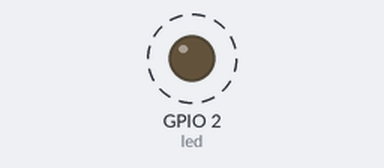
Recording of a program running on a simulated ESP32 board running MicroPython. Parts: output pins drawn as LEDs (lit = HIGH). Dashed ring = blinking.

Above: at 0.2 s.
Timing chart, 0 to 3.0 s (numbered marks = the images above):
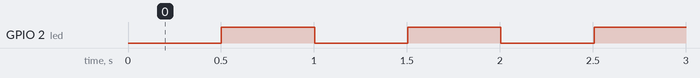

The program:

led_toggle_without_delay.py
```python
# file: led_toggle_without_delay.py
# date: 2020-04-23

from machine import Pin
from micropython import const
import utime as time

LED_GPIO = const(2)
led = Pin(LED_GPIO, Pin.OUT)

interval = const(500)
prev_tick_msec = 0

def toggle(p):
    p.value(not p.value() ) # toggle pin

try:
    while True:
        now = time.ticks_ms()
        if time.ticks_diff(now, prev_tick_msec) > interval:
            prev_tick_msec = now
            toggle( led )
except KeyboardInterrupt:
    print('Terminated')
finally:
    print('Done')
```

Measured:
- by itself, GPIO 2 (led): alternates HIGH for 0.50 s and LOW for 0.50 s
